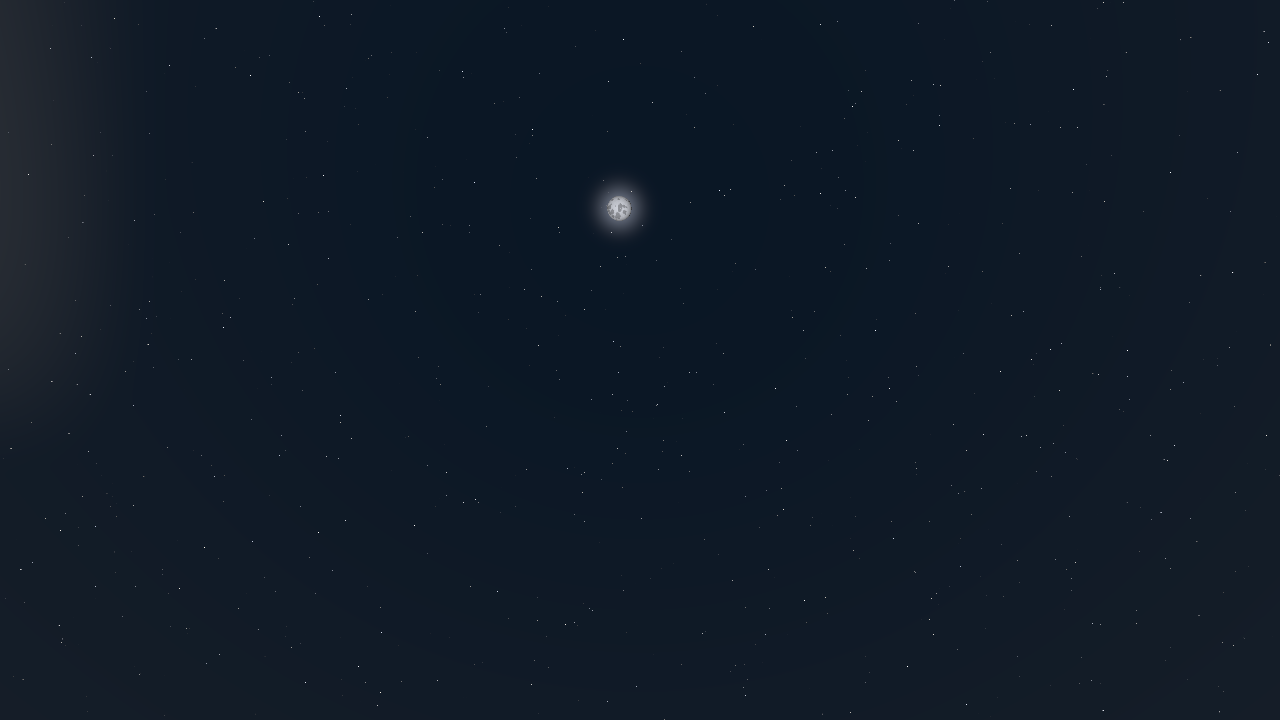
#> input picture viewer/interchange/skyreel/accepted/moon_zenith.png, 1280 x 720 px
$ python sky_moon_crops.py
#> lines starting #> are read from the running program, lines starting #| are printed output that depends on the picture
#!/usr/bin/env python3
"""Write before/after crops for the sky reel's fixed moon_zenith pose."""

from pathlib import Path

from PIL import Image, ImageDraw, ImageFont


def main() -> None:
    viewer = Path(__file__).resolve().parent.parent
    root = viewer / "interchange" / "skyreel"
    accepted = Image.open(root / "accepted" / "moon_zenith.png").convert("RGB")
    current = Image.open(root / "current" / "moon_zenith.png").convert("RGB")
    cx, cy, radius = accepted.width // 2, int(accepted.height * 0.286), 48
#> cx = 640; cy = 205; radius = 48
    box = (cx - radius, cy - radius, cx + radius, cy + radius)
#> box = (592, 157, 688, 253)
    before = accepted.crop(box).resize((384, 384), Image.Resampling.NEAREST)
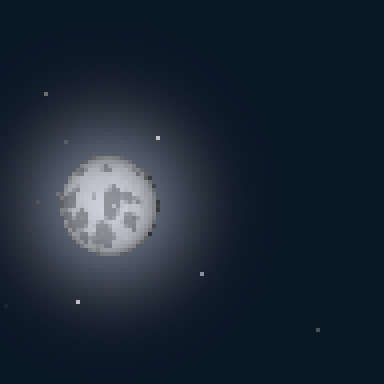
#> before: PIL image 384x384 RGB; mean R, G, B 28.8, 39.4, 52.7
    after = current.crop(box).resize((384, 384), Image.Resampling.NEAREST)
    before.save(root / "moon_zenith_before_crop.png")
    after.save(root / "moon_zenith_after_crop.png")

    label_h = 30
    sheet = Image.new("RGB", (768, 384 + label_h), (8, 9, 14))
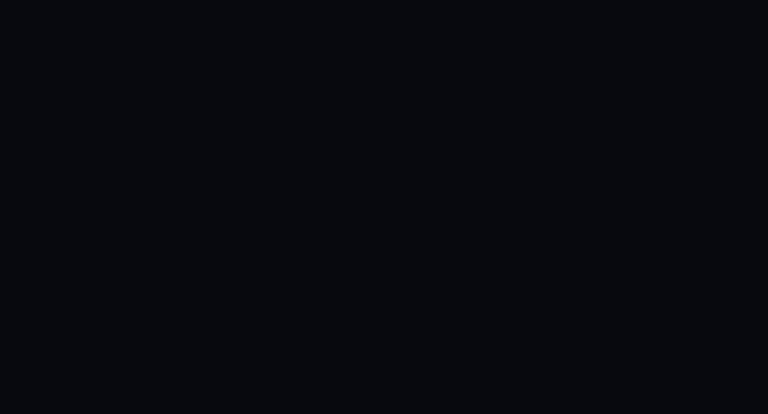
#> sheet: PIL image 768x414 RGB; mean R, G, B 8, 9, 14
    sheet.paste(before, (0, 0))
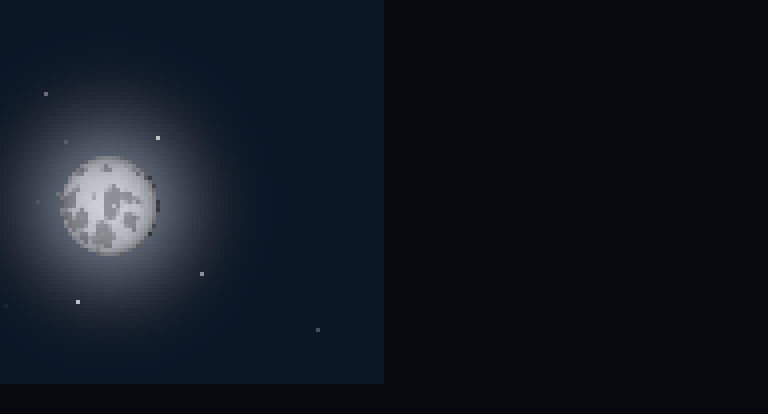
#> sheet: PIL image 768x414 RGB; mean R, G, B 17.6, 23.1, 31.9
    sheet.paste(after, (384, 0))
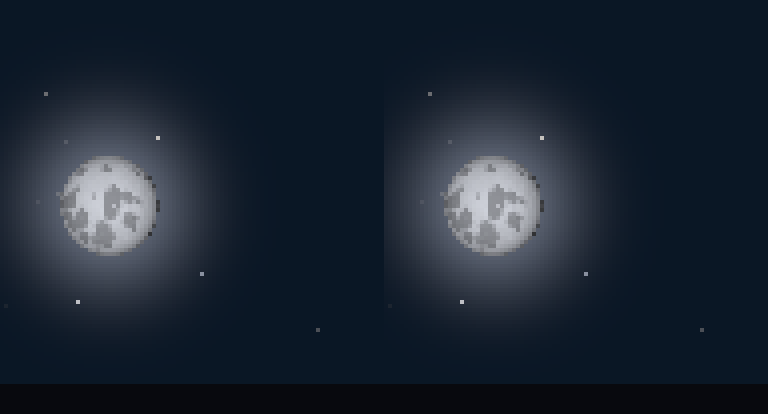
#> sheet: PIL image 768x414 RGB; mean R, G, B 27.3, 37.2, 49.9
    draw = ImageDraw.Draw(sheet)
    draw.rectangle((0, 384, 768, 414), fill=(16, 18, 25))
    font = ImageFont.load_default(size=16)
    draw.text((12, 391), "BEFORE - 378-CRATER FOLD", fill=(225, 228, 235), font=font)
    draw.text((396, 391), "AFTER - SCALE-BINNED V2", fill=(225, 228, 235), font=font)
    out = root / "moon_zenith_before_after.png"
    sheet.save(out)
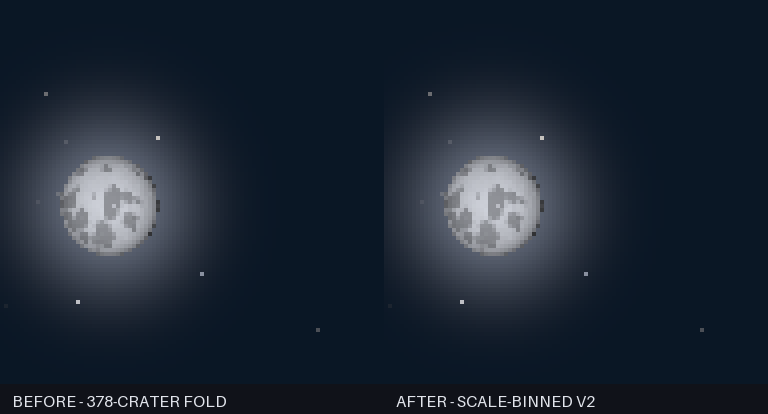
#> saved as moon_zenith_before_after.png: PIL image 768x414 RGB; mean R, G, B 28.7, 38.7, 51.5
    print(out)


if __name__ == "__main__":
    main()

$ run again, with viewer/interchange/skyreel/accepted/night_stars.png copied over viewer/interchange/skyreel/accepted/moon_zenith.png
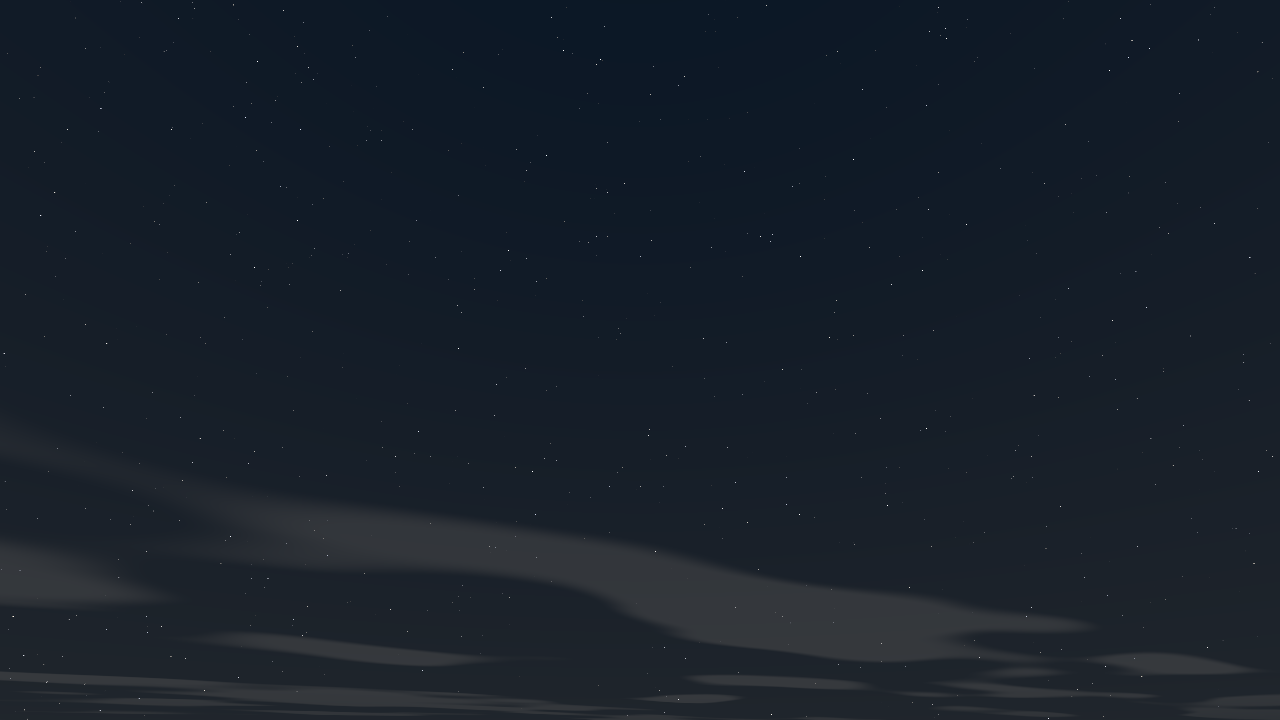
#> input picture viewer/interchange/skyreel/accepted/night_stars.png, 1280 x 720 px
#> in main, `before = accepted.crop(box).resize((384, 384), Image.Resampling.NEAREST)`:
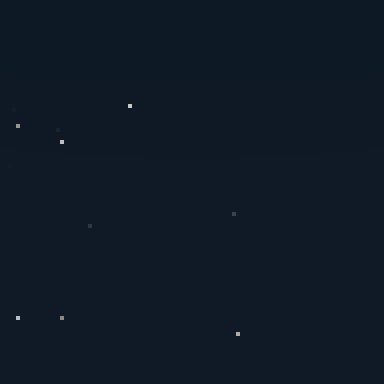
#> before: PIL image 384x384 RGB; mean R, G, B 15.2, 25.7, 38.3
#> in main, `sheet.save(out)`:
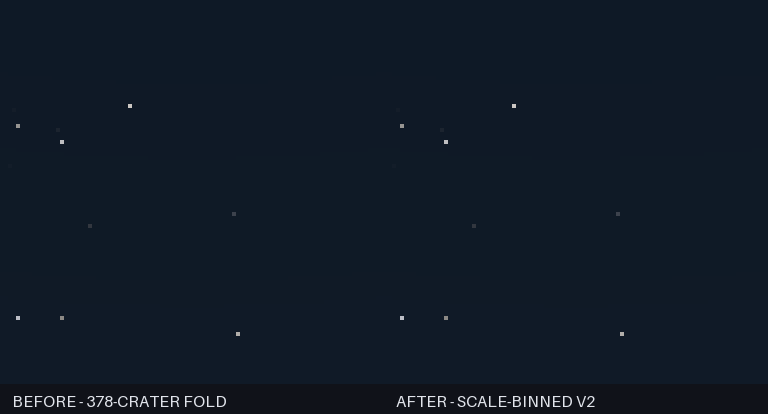
#> saved as moon_zenith_before_after.png: PIL image 768x414 RGB; mean R, G, B 16.1, 26, 38.2
